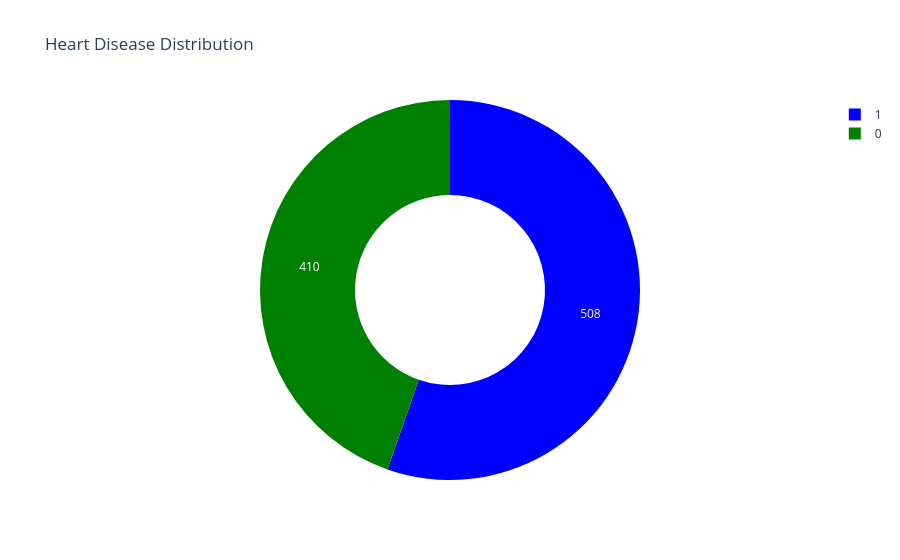

The notebook cell this image was saved under:
### Code cell
HeartDisease = heart_disease['HeartDisease'].value_counts()
labels = HeartDisease.index
values = HeartDisease.values
colors = ['blue', 'green']

fig = go.Figure(data=[go.Pie(labels=labels, values=values, hole=0.5)])
fig.update_layout(title_text='Heart Disease Distribution')
fig.update_traces(hoverinfo='label+percent', textinfo='value', marker=dict(colors=colors))

### Figure 1 — Plotly figure (JSON) as saved in the notebook; plotly's stock layout.template omitted (floating-point values rounded to 4 significant figures)
{"data": [{"hole": 0.5, "hoverinfo": "label+percent", "labels": [1, 0], "marker": {"colors": ["blue", "green"]}, "textinfo": "value", "type": "pie", "values": [508, 410]}], "layout": {"title": {"text": "Heart Disease Distribution"}}}
